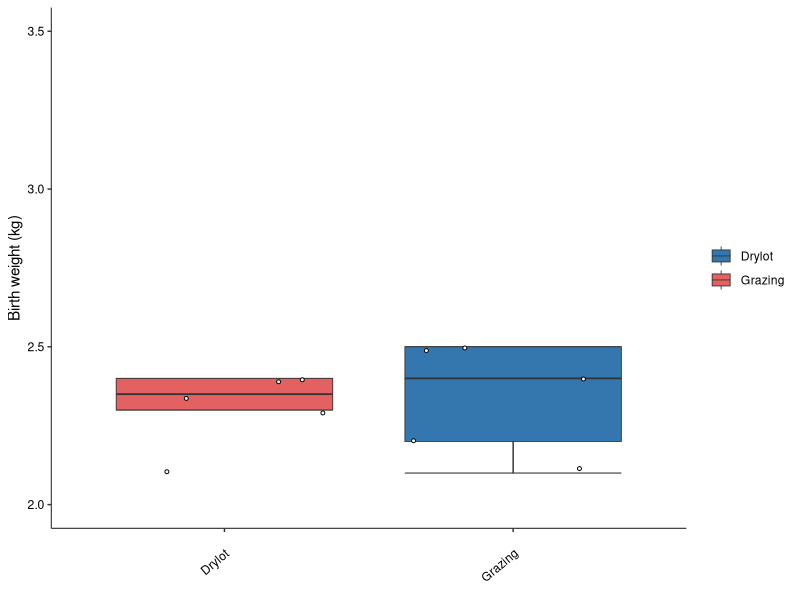
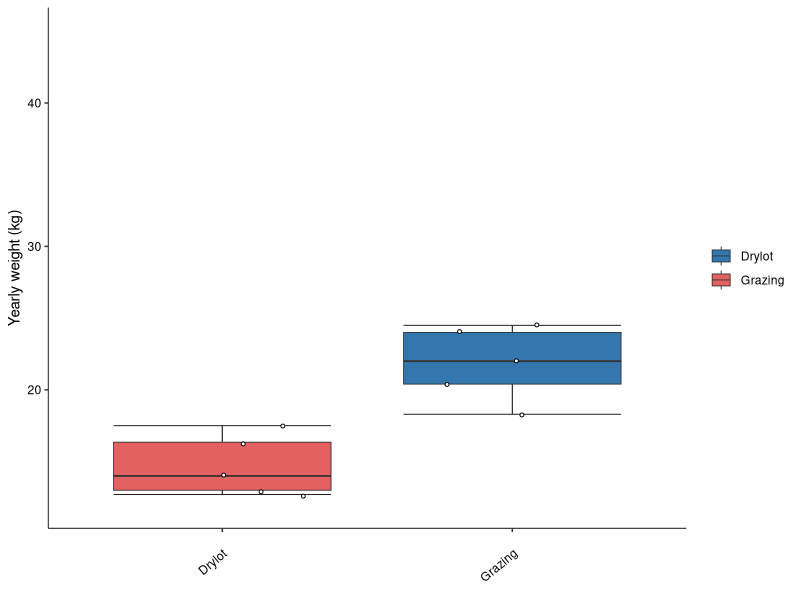
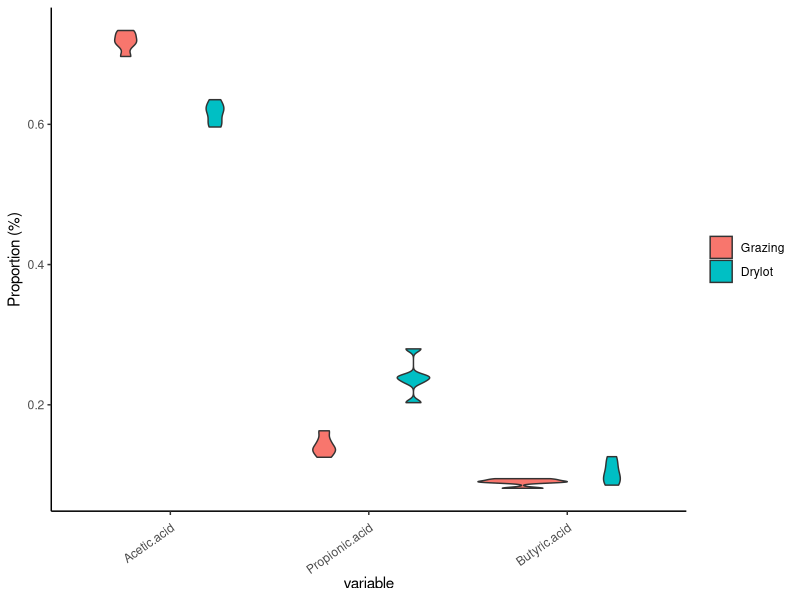
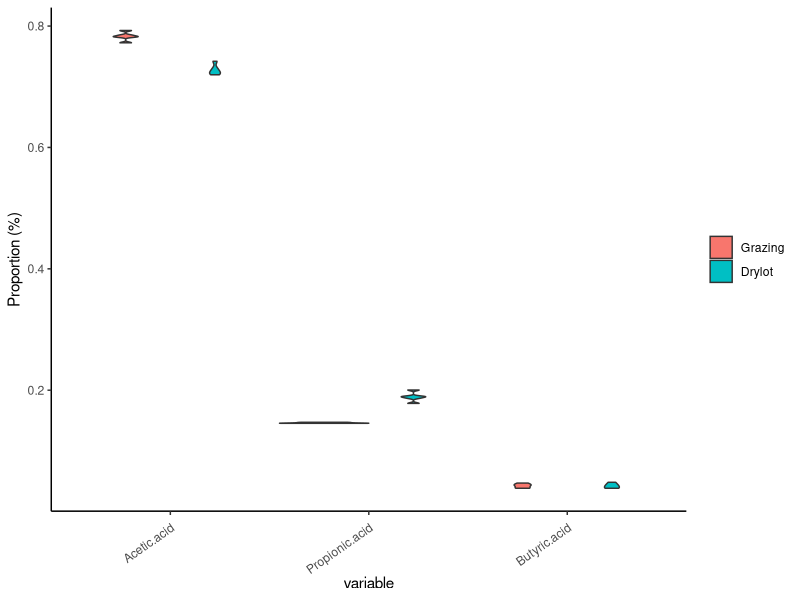
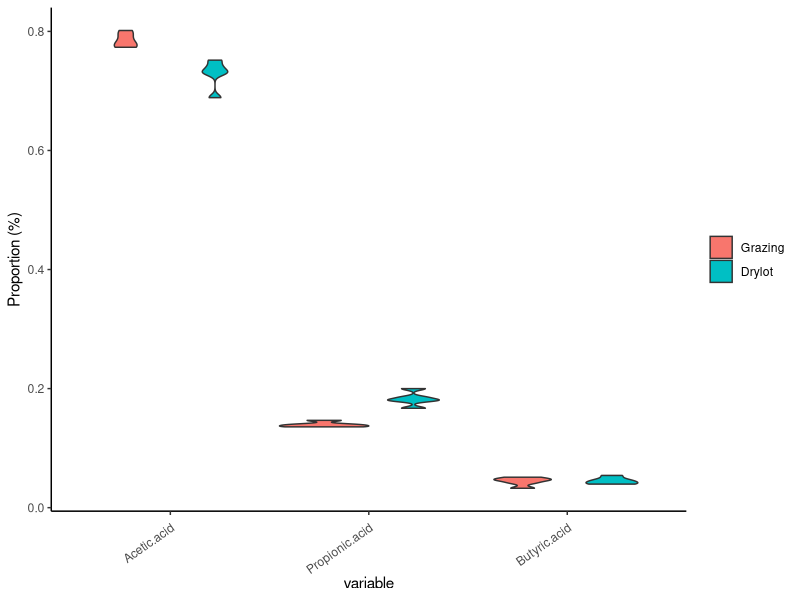
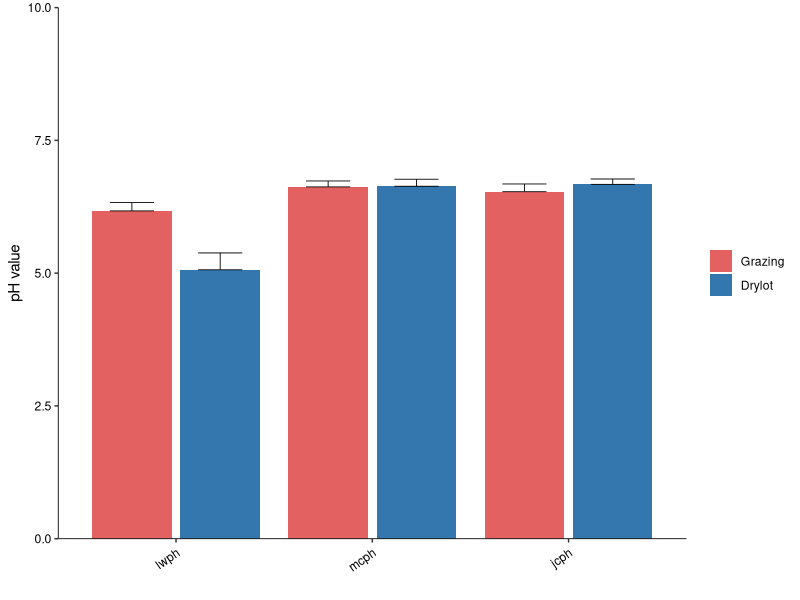
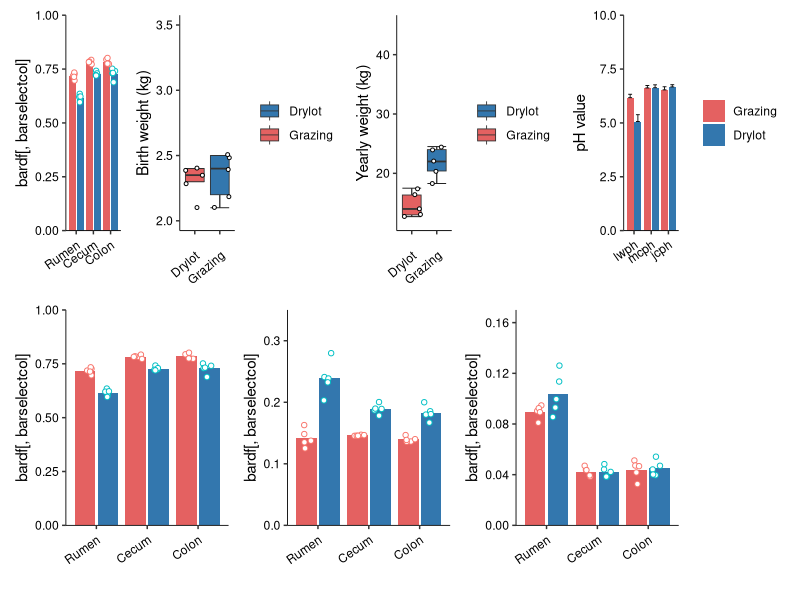
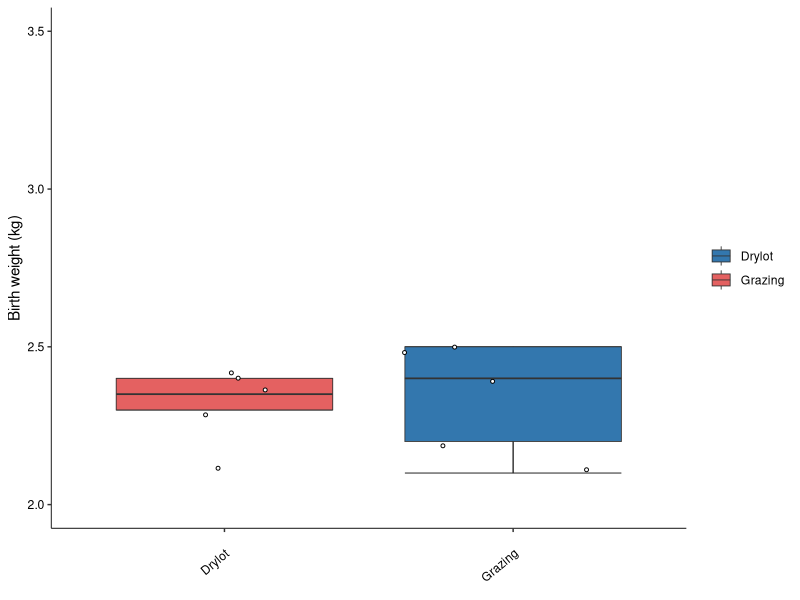

Source code (R) for these figures, in order:
library(ggplot2)
library(patchwork)
library(RColorBrewer)
library(reshape2)
datadf = read.csv("./weightpH.csv")

red = "#E46161"
blue = "#3377AE"

height <- 2
width <- 1.5
scale <- 1
datadf


metadatadf = read.csv("./metabolize.csv")
#metadatadf = unname(metadatadf)
#Aceticacid = cbind(metadatadf[1:3], value = metadatadf[4], metabolize = rep("Acetic acid", 30))
#Butyricacid = cbind(metadatadf[1:3], value = metadatadf[5], metabolize = rep("Butyric acid", 30))
#Propionicacid = cbind(metadatadf[1:3], value = metadatadf[6], metabolize = rep("Propionic acid", 30))
#metadatadf = rbind(Aceticacid, Butyricacid, Propionicacid)
#colnames(metadatadf) = c("position", "condition", "sample", "value", "metabolize")


height <- 2
width <- 1.5
scale <- 1
datadf

boxplotsize = 0.3
boxaxissize = 0.3

birthplot = ggplot(datadf, mapping = aes(x = rev(group), y = birth, fill = group)) + 
  #geom_errorbar(aes(ymin = min(birth), ymax = max(birth)), width = .1) +
  stat_boxplot(geom = "errorbar",width=0.75,aes(color=birth),size = boxplotsize)+
  geom_boxplot(size = boxplotsize,outlier.shape = NA) + 
  #geom_point(position = "jitter",  shape=1, size = 1) +
  #geom_point(position = "jitter",  colour = "white", size = 0.2) +
  theme_classic() +
  labs( x = "",
        y = "Birth weight (kg)") +
  ylim(2.0, 3.5) +
  theme(axis.text.x = element_text(angle = 40, vjust = 0.5, hjust = 0.9), 
        legend.title = element_blank(),
        axis.text = element_text(colour = "black"),
        axis.line = element_line(size=boxaxissize)) +
  scale_fill_manual(values = c(blue, red))  +
  geom_point(position = "jitter", shape=21, size = 1, colour = "black", fill = "white") 
birthplot
ggsave(filename = "Birthweight.pdf", width = width, height = height, scale = scale)

######################################################################

yearplot = ggplot(datadf, mapping = aes(x = rev(group), y = year, fill = group)) + 
  stat_boxplot(geom = "errorbar",width=0.75,aes(color=birth),size = boxplotsize)+
  geom_boxplot(size = boxplotsize, outlier.shape = NA) + 
  theme_classic() +
  ylim(12, 45)+
  theme(axis.text.x = element_text(angle = 40, vjust = 0.5, hjust = 0.9), 
        #legend.box = element_blank(), 
        legend.title = element_blank(),
        axis.text = element_text(colour = "black"),
        axis.line = element_line(size=boxaxissize)) +
  # scale_fill_manual(values = colorRampPalette(brewer.pal(8, "Accent"))(length(factor(datadf$group)))) +
  labs( y = "Yearly weight (kg)", x = "")+
  scale_fill_manual(values = c(blue, red)) +
  geom_point(position = "jitter", shape=21, size = 1, colour = "black", fill = "white") 
yearplot
ggsave(filename = "Yearlyweight.pdf", width = width, height = height)

######################################################################




########################## Rumen Metabolize
metaplot <- function(plotdatadf){
  
metabolizeplot = ggplot(plotdatadf, mapping = aes(x = variable, 
                                                  y = value, 
                                                  fill = factor(condition,
                                                                levels = c("Grazing", "Drylot")))) +
  #geom_col(position = "dodge") +
  #geom_boxplot() + 
  geom_violin() +
  #geom_jitter(width = 0.1) +
  theme_classic() +
  theme(axis.text.x = element_text(angle = 35, vjust = 0.9, hjust = 0.99), 
        legend.title = element_blank()) +
  #scale_fill_manual(values = colorRampPalette(brewer.pal(8, "Accent"))(length(factor(datadf$condition)))) +
  labs(y = "Proportion (%)")
  #ylim(0, 1)
metabolizeplot
}

plotdatadf = subset(metadatadf,  position == "Rumen")
plotdatadf
metaplot(melt(plotdatadf))
ggsave(filename = "Rumenmetabolizesplot.pdf",
       width = width, height = height, scale = scale)

plotdatadf = subset(metadatadf,  position == "Cecum")
plotdatadf
metaplot(melt(plotdatadf))
ggsave(filename = "Cecummetabolizesplot.pdf",
       width = width, height = height, scale = scale)

plotdatadf = subset(metadatadf,  position == "Colon")
plotdatadf
metaplot(melt(plotdatadf))
ggsave(filename = "Colonmetabolizesplot.pdf", 
       width = width, height = height, scale = scale)




###############PH

lwph = data.frame(group = datadf$group, position = rep("Rumen", 10), ph = datadf$lwph)
jcph = data.frame(group = datadf$group, position = rep("Colon", 10), ph = datadf$jcph)
mcph = data.frame(group = datadf$group, position = rep("Cecum", 10), ph = datadf$mcph)
phdatadf = rbind(lwph, mcph, jcph)

t.test(lwph$ph[1:5], lwph$ph[6:10])$p.value
t.test(jcph$ph[1:5], jcph$ph[6:10])$p.value
t.test(mcph$ph[1:5], mcph$ph[6:10])$p.value


#    group  lwph  mcph  jcph
#1  Drylot 5.064 6.636 6.672
#2 Grazing 6.172 6.624 6.534

#    group variable value
#1  Drylot     lwph 5.064
#2 Grazing     lwph 6.172
#3  Drylot     mcph 6.636
#4 Grazing     mcph 6.624
#5  Drylot     jcph 6.672
#6 Grazing     jcph 6.534
phdf = datadf[-3:-5]
phmeandf = aggregate(phdf[-1:-2], by=list(group=phdf$group), mean)
#X   group num birth  year lwph mcph jcph
#1   1 Grazing F-1  2.30 13.00 5.98 6.78 6.57
#2   2 Grazing F-2  2.40 12.70 6.38 6.47 6.30
#3   3 Grazing F-3  2.35 14.00 6.28 6.65 6.65
#4   4 Grazing F-4  2.10 17.50 6.09 6.63 6.50
#5   5 Grazing F-5  2.40 16.35 6.13 6.59 6.65
#6   6  Drylot S-1  2.50 20.40 5.17 6.44 6.66
#7   7  Drylot S-2  2.50 24.50 4.81 6.65 6.66
#8   8  Drylot S-3  2.20 22.00 5.54 6.77 6.79
#9   9  Drylot S-4  2.10 18.30 4.75 6.58 6.52
#10 10  Drylot S-5  2.40 24.00 5.05 6.74 6.73
sd1 = sd(phdf$lwph[6:10])
sd2 = sd(phdf$lwph[1:5])
sd3 = sd(phdf$mcph[6:10])
sd4 = sd(phdf$mcph[1:5])
sd5 = sd(phdf$jcph[6:10])
sd6 = sd(phdf$jcph[1:5])
stard = c(sd1, sd2, sd3, sd4, sd5, sd6)
phdf <- cbind(melt(phmeandf), sd=stard)

phplot = ggplot(phdf, mapping = aes(x = variable, y = value, fill = factor(group, levels = c("Grazing", "Drylot")))) + 
  geom_col(position = position_dodge2(0.3)) + 
  geom_errorbar(aes(ymin = value, ymax = value + sd), 
                position = position_dodge2(width = 0.5, padding = 0.5),size = boxplotsize) +
  theme_classic() +
  labs( y = "pH value", x = "")+
  scale_fill_manual(values = c(red, blue)) +
  ylim(0,10) + 
  theme(axis.text.x = element_text(angle = 35, vjust = 0.9, hjust = 0.99), 
        legend.title = element_blank(),
        axis.text = element_text(colour = "black"),
        axis.line = element_line(size=boxaxissize)) +
  ylim(0, 10) +
  scale_y_continuous(expand = c(0,0), limits = c(0, 10))

phplot
ggsave(filename = "phplot.pdf", width = width, height = height, scale = scale)


height <- 3
width <- 3
scale <- 1

metaplot  <- function(df, variable, barselectcolvar = "A"){
  # for debug
  #df = metadatadf
  #variable = metadatadf$Butyric.acid
  #barselectcolvar = "B"
  
  bardf <- aggregate(df, by = list(position = df$position, 
                                           condition = df$condition), FUN=mean)[c(1,2,6,7,8)]
  print(bardf)
  if (barselectcolvar == "A"){
    barselectcol = 3
  } else if (barselectcolvar == "B"){
    barselectcol = 5
  } else if (barselectcolvar == "P"){
    barselectcol = 4
  }
  
  
ggplot() + 
  
#  stat_boxplot(data = metadatadf, 
#           aes(x = factor(metadatadf$position, levels = c("Rumen", "Cecum", "Colon")),
#              #group = factor(metadatadf$position, levels = c("Rumen", "Cecum", "Colon")),
#               group = substring(metadatadf$sample, 1,3),
#               fill = factor(metadatadf$condition, levels = c("Grazing", "Drylot")),
#               y = variable),
#           position = position_dodge(width = 0.5),
#           geom = "errorbar",width=0.75 , size=boxplotsize )+
  geom_bar(data = bardf, 
           aes(x = factor(bardf$position, levels = c("Rumen", "Cecum", "Colon")),
               fill= factor(bardf$condition, levels = c("Grazing", "Drylot")), 
               y = bardf[,barselectcol]),
           stat = "identity", position = position_dodge2()) + 
  geom_point(data = metadatadf, 
             aes(x = metadatadf$position, 
                 #fill= factor(metadatadf$condition, levels = c("Drylot", "Grazing")), 
                 colour= factor(metadatadf$condition, levels = c("Grazing", "Drylot")), 
                 y = variable),
             shape = 21, 
             fill="white",
             position = position_jitterdodge()) +
  theme_classic() +
  theme(
    axis.text = element_text(colour = "black"), 
    axis.text.x = element_text(angle = 35, vjust = 0.9, hjust = 0.99),
    legend.title = element_blank(),
    legend.position = "none",
    axis.line = element_line(size=boxaxissize)
    ) +
  labs(x = "") +
  scale_y_continuous(expand = expand_scale(0,0)) +
  scale_fill_manual(values = c(red, blue))  
}


metaA <- metaplot(metadatadf, metadatadf$Acetic.acid, "A") + expand_limits(y=c(0.58, 1.0))
ggsave(filename = "ColonmetabolizesplotA.pdf", 
       width = width, height = height, scale = scale)

metaP <- metaplot(metadatadf, metadatadf$Propionic.acid, "P") + expand_limits(y=c(0.11, 0.35))
ggsave(filename = "ColonmetabolizesplotP.pdf",
       width = width, height = height, scale = scale)

metaB <- metaplot(metadatadf, metadatadf$Butyric.acid, "B") + expand_limits(y=c(0.025, 0.17))
ggsave(filename = "ColonmetabolizesplotB.pdf",
       width = width, height = height, scale = scale)


#(plot_spacer() | birthplot | yearplot | phplot) /
  #(metaA | metaB | metaP)
  

(metaA + birthplot + yearplot + phplot + plot_layout(nrow = 1)) / 
(metaA + metaP + metaB + plot_layout(nrow = 1))  + plot_layout(ncol = 1)
ggsave("Rplot.pdf", width = 8, height = 5)
